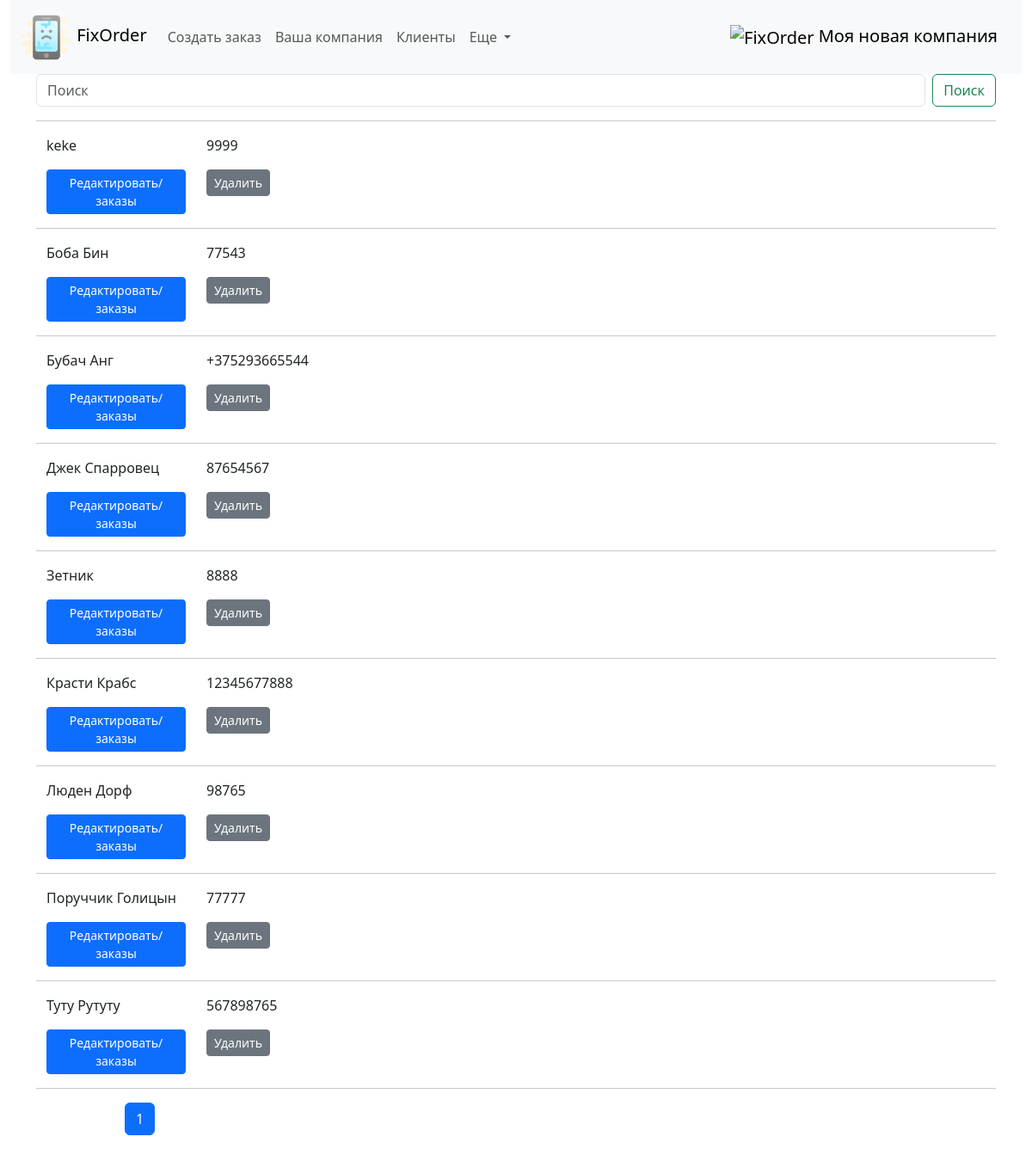
Screenshot of /clientlist/ with the database file from the repository.
### fixorder/models.py (models this page shows, shortened)
class Company(models.Model):
    brand_name = models.CharField(max_length=255, unique=True, db_index=True, verbose_name='Название компании')
    official_name = models.CharField(max_length=255, blank=True, null=True, unique=True, db_index=True, verbose_name='Юридическое наименование')
    unp = models.DecimalField(max_digits=10, decimal_places=2, blank=True, null=True, verbose_name='УНП')
    phone = models.CharField(max_length=20, unique=True, verbose_name='Контактный номер')
    phone1 = models.CharField(max_length=20, blank=True, null=True, unique=True, verbose_name='Контактный номер')
    phone2 = models.CharField(max_length=20, blank=True, null=True, unique=True, verbose_name='Контактный номер')
    telegram = models.CharField(max_length=40, blank=True, null=True, verbose_name='Telegram')
    viber = models.CharField(max_length=20, blank=True, null=True, verbose_name='Viber')
    whatsapp = models.CharField(max_length=20, blank=True, null=True, verbose_name='Whattsapp')
    email = models.EmailField(max_length=50, blank=True, null=True, verbose_name='Электронная почта')
    adress = models.CharField(max_length=255, blank=True, null=True, unique=True, db_index=True, verbose_name='Адрес')
    postal_adress = models.CharField(max_length=255, blank=True, null=True, unique=True, verbose_name='Почтовый адрес')
    official_adress = models.CharField(max_length=255, blank=True, null=True, unique=True, verbose_name='Юридический адрес')
    photo = models.ImageField(upload_to="static/img/", blank=True, null=True, verbose_name="Логотип компании")

class Client(models.Model):
    name = models.CharField(max_length=255, unique=True, db_index=True, verbose_name='ФИО клиента') #unique=True,
    phone = models.CharField(max_length=20, db_index=True, verbose_name='Контактный номер')
    phone1 = models.CharField(max_length=20, db_index=True, blank=True, null=True, verbose_name='Дополнительный номер')
    telegram = models.CharField(max_length=40, blank=True, null=True, verbose_name='Telegram клиента')
    viber = models.CharField(max_length=20, blank=True, null=True, verbose_name='Viber клиента')
    whatsapp = models.CharField(max_length=20, blank=True, null=True, verbose_name='Whattsapp клиента')
    class Meta:
        verbose_name = 'Клиенты'
        verbose_name_plural = 'Клиенты'
        ordering = ['name']
        indexes = [models.Index(fields=['name'])]
    def get_absolute_url(self):
        return reverse('editclient', kwargs={'pk': self.pk})

### fixorder/views.py (the view)
# urls.py: path('clientlist/', views.Show_clientlist.as_view(), name='clientlist'),
class Show_clientlist(ListView):
    model = Client
    template_name = 'fixorder/clientlist.html'
    context_object_name = 'my_clients'
    paginate_by =20
    extra_context = {'title': 'Клиенты', 'header': 'Список клиентов'}
    def get_queryset(self):
        query = self.request.GET.get('q')
        if query:
            query = query.replace("\\","")
            return Client.objects.all().exclude(id=1).filter(
                Q(phone__iregex=query) | Q(name__iregex=query) | Q(
                    telegram__iregex=query) | Q(phone1__iregex=query))  # для PosgreSQL можно использовать __icontains
        return super().get_queryset().exclude(id=1)

### fixorder/templatetags/fixorder_tags.py (called while the page is built)
@register.simple_tag
def logo_url():
    return static('img/logo.png')

@register.simple_tag
def get_company_name():
    return Company.objects.get(pk=1).brand_name

### fixorder/templates/fixorder/clientlist.html (shortened to what this page needs)
{% extends 'fixorder/base.html' %}
{% block content %}
{% include 'fixorder/search_without_checkbox.html' %}
<hr>
    {% for myc in my_clients %}
<li class="list-group-item">
    <div class="container">
        <div class="row">
            <div class="col-2">{{ myc.name }}</div>
            <div class="col-2">{{ myc.phone }}</div>
            <p>
            <div class="col-2">
                <a href="{{ myc.get_absolute_url }}" class="btn btn-primary btn-sm">Редактировать/заказы</a>
            </div>
            <div class="col-2">
                <a href="{% url 'deleteclient' myc.pk %}" class="btn btn-secondary btn-sm">Удалить</a>
            </div>
            </p>
             <hr>
        </div>
    </div>
</li>
{% endfor %}
{% endblock content %}

### fixorder/templates/fixorder/navbar.html (shortened to what this page needs)
{% load fixorder_tags %}
<nav class="navbar navbar-expand-lg bg-body-tertiary">
  <div class="container-fluid">
    <a class="navbar-brand" href="/">
      <img src="/static/img/br_phone.png" alt="" height="60">
      FixOrder
    </a>
    <div class="collapse navbar-collapse" id="navbarSupportedContent">
      <ul class="navbar-nav me-auto mb-2 mb-lg-0">
        <li class="nav-item">
          <a class="nav-link" href="/neworder">Создать заказ</a>
        </li>
        <li class="nav-item">
          <a class="nav-link" href="/company">Ваша компания</a>
        </li>
        <li class="nav-item">
          <a class="nav-link" href="/clientlist">Клиенты</a>
        </li>
        <li class="nav-item dropdown">
          <a class="nav-link dropdown-toggle" href="#" role="button" data-bs-toggle="dropdown" aria-expanded="false">
            Еще
          </a>
        </li>
      </ul>
    </div>
    <a class="navbar-brand" href="/">
      <img src="{% logo_url %}" alt="FixOrder" height="60">
      {% get_company_name %}
    </a>
    </div>
</nav>

### rows the page displays
Company: brand_name "Моя новая компания"
Client: name "keke", phone "9999"
Client: name "Боба Бин", phone "77543"
Client: name "Бубач Анг", phone "+375293665544"
Client: name "Джек Спарровец", phone "87654567"
Client: name "Зетник", phone "8888"
Client: name "Красти Крабс", phone "12345677888"
Client: name "Люден Дорф", phone "98765"
Client: name "Поруччик Голицын", phone "77777"
Client: name "Туту Рутуту", phone "567898765"

### other values shown
{{ num }} "1"
